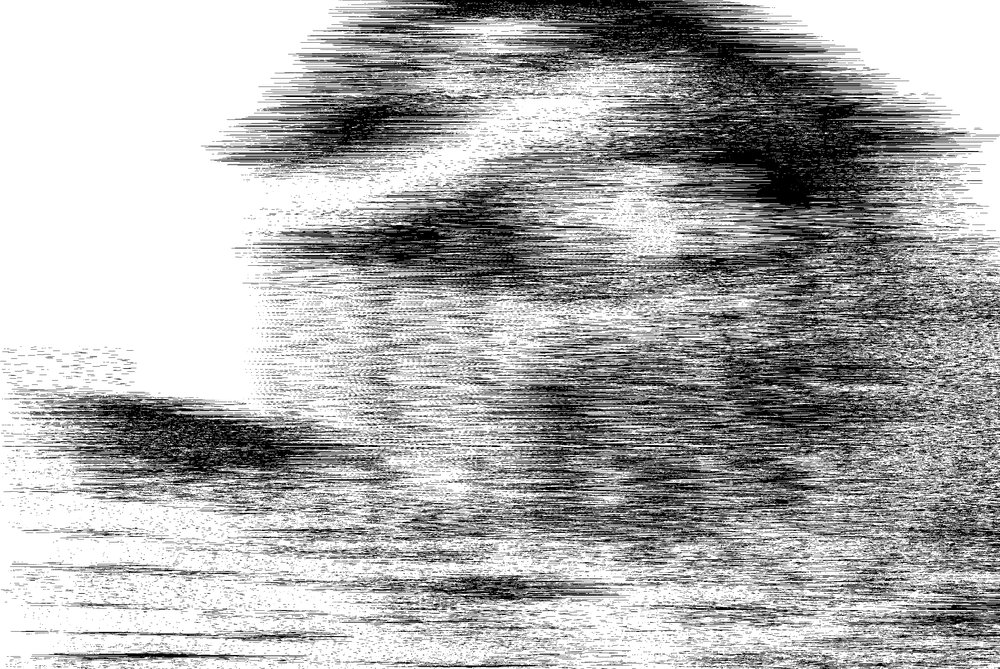
%> input picture ES101/TP3/image.bmp, 1000 x 669 px, shrunk from 3072 x 2055 before the run
$ octave Projet3_ES101.m   (GNU Octave 9; MATLAB toolbox functions it lacks are replaced by stand-ins)
%> lines starting %> are read from the running program, lines starting %| are printed output that depends on the picture; in (x1, y1, x2, y2) boxes, pixels count from 0 and x2, y2 are one past the last pixel; in counts of white or black regions, pixels touching at a corner belong together; the program's own positions count from 1
clear all;
close all
clc;

B = imread( "image.bmp", "bmp" ); % lecture du fichier
%> B is the input picture: size 669x1000 uint8; min 0, max 255, mean 173.3
B = 255 * B;
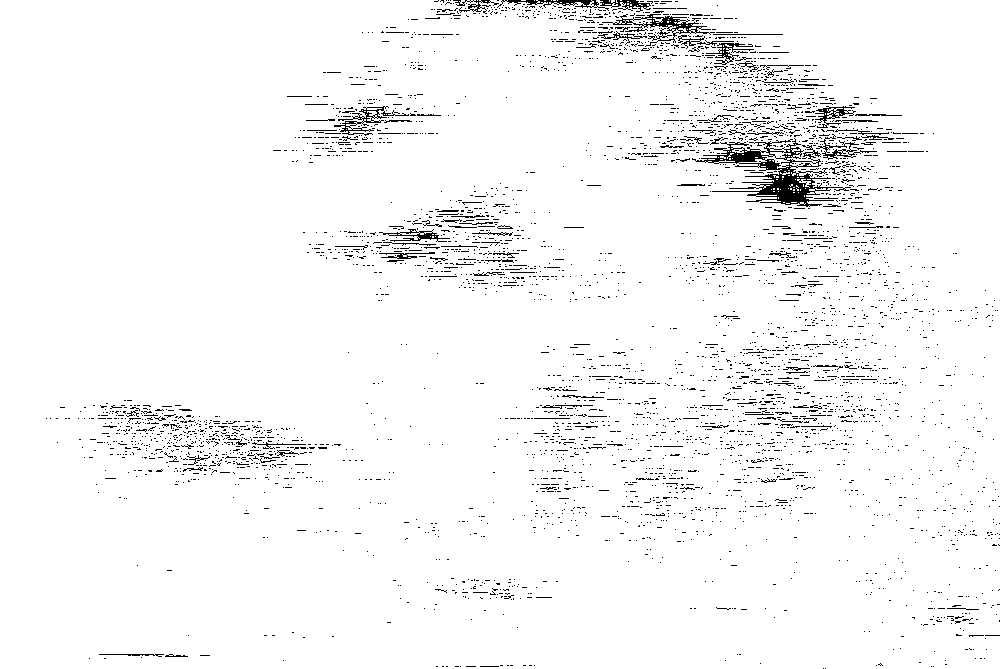
%> B: size 669x1000 uint8; 96.5% white; black in thin lines or dots
image( B );
colormap( gray )

[n, m] = size( B ); % correction par récurrence
%> n = 669; m = 1000
C = zeros(n, m);
C(1, :) = B(1, :);
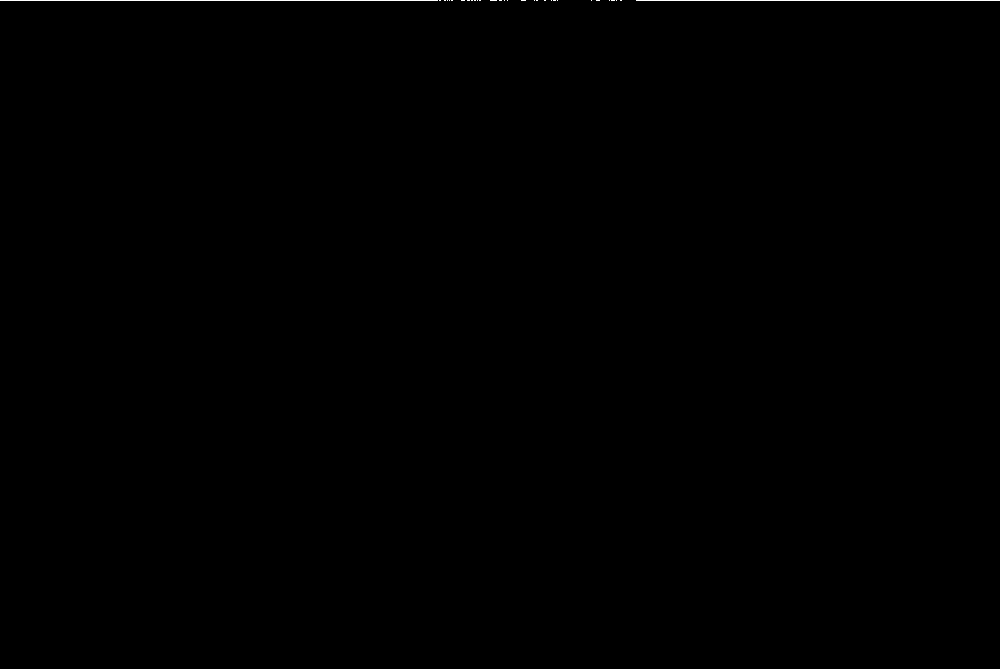
%> C: size 669x1000 double; 0.13% white in thin lines or dots, all inside (x1, y1, x2, y2) = (0, 0, 1000, 1)
for i = 2 : n - 1 % on cherche le pic de corrélation entre la ligne non-corrigée et la ligne corrigée précédente
    u = C( i - 1, :);
    v = B( i, :);
    r = real( ifft( fft( u ) .* conj( fft( v ) ) ) ); % vecteur des corrélations pour chaque décalage
    [val, j] = max( r ); % décalage maximisant la corrélation entre deux lignes successives
    C( i, :) = circshift( v, j - 1);
end
%> this loop made 667 passes
%> (val, j) on passes 1 to 3: (52150050, 999), (52540200, 19), (55011150, 16)
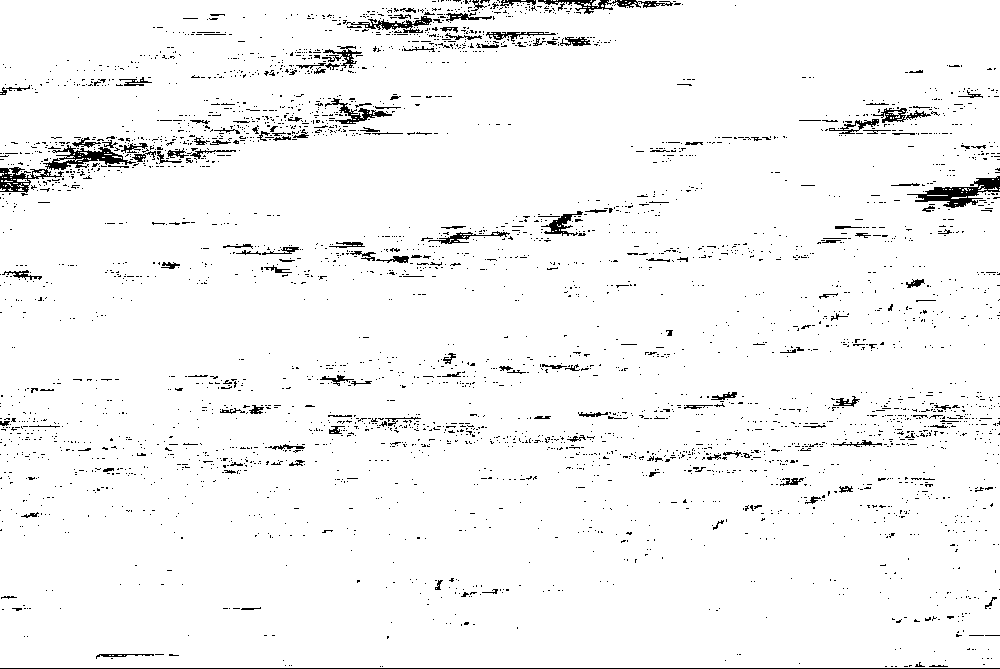
%> C: size 669x1000 double; 96.4% white; black in thin lines or dots

figure( 2 ); % affichage de l'image corrigée
image( C );
colormap( gray )
imwrite( C, "corr.bmp", "bmp" );
